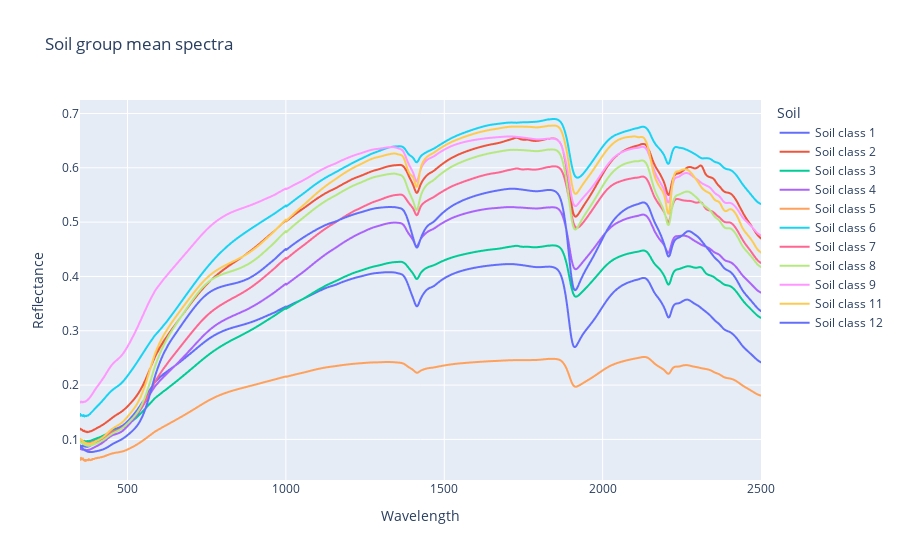

Write notebook code for a chart like this one.
### Code cell
# Create the plot
fig = px.line(df_soil_group, x='Wavelength', y='Reflectance', color='Soil', title='Soil group mean spectra')
fig.show()

### Figure 1 — Plotly figure (JSON) as saved in the notebook; plotly's stock layout.template omitted (floating-point values rounded to 4 significant figures; data arrays with more than 128 entries replaced by an {"elided": "..."} marker saying what was removed)
{"data": [{"hovertemplate": "Soil=Soil class 1<br>Wavelength=%{x}<br>Reflectance=%{y}<extra></extra>", "legendgroup": "Soil class 1", "line": {"color": "#636efa", "dash": "solid"}, "marker": {"symbol": "circle"}, "mode": "lines", "name": "Soil class 1", "showlegend": true, "type": "scattergl", "x": {"elided": "2151 float values"}, "xaxis": "x", "y": {"elided": "2151 float values"}, "yaxis": "y"}, {"hovertemplate": "Soil=Soil class 2<br>Wavelength=%{x}<br>Reflectance=%{y}<extra></extra>", "legendgroup": "Soil class 2", "line": {"color": "#EF553B", "dash": "solid"}, "marker": {"symbol": "circle"}, "mode": "lines", "name": "Soil class 2", "showlegend": true, "type": "scattergl", "x": {"elided": "2151 float values"}, "xaxis": "x", "y": {"elided": "2151 float values"}, "yaxis": "y"}, {"hovertemplate": "Soil=Soil class 3<br>Wavelength=%{x}<br>Reflectance=%{y}<extra></extra>", "legendgroup": "Soil class 3", "line": {"color": "#00cc96", "dash": "solid"}, "marker": {"symbol": "circle"}, "mode": "lines", "name": "Soil class 3", "showlegend": true, "type": "scattergl", "x": {"elided": "2151 float values"}, "xaxis": "x", "y": {"elided": "2151 float values"}, "yaxis": "y"}, {"hovertemplate": "Soil=Soil class 4<br>Wavelength=%{x}<br>Reflectance=%{y}<extra></extra>", "legendgroup": "Soil class 4", "line": {"color": "#ab63fa", "dash": "solid"}, "marker": {"symbol": "circle"}, "mode": "lines", "name": "Soil class 4", "showlegend": true, "type": "scattergl", "x": {"elided": "2151 float values"}, "xaxis": "x", "y": {"elided": "2151 float values"}, "yaxis": "y"}, {"hovertemplate": "Soil=Soil class 5<br>Wavelength=%{x}<br>Reflectance=%{y}<extra></extra>", "legendgroup": "Soil class 5", "line": {"color": "#FFA15A", "dash": "solid"}, "marker": {"symbol": "circle"}, "mode": "lines", "name": "Soil class 5", "showlegend": true, "type": "scattergl", "x": {"elided": "2151 float values"}, "xaxis": "x", "y": {"elided": "2151 float values"}, "yaxis": "y"}, {"hovertemplate": "Soil=Soil class 6<br>Wavelength=%{x}<br>Reflectance=%{y}<extra></extra>", "legendgroup": "Soil class 6", "line": {"color": "#19d3f3", "dash": "solid"}, "marker": {"symbol": "circle"}, "mode": "lines", "name": "Soil class 6", "showlegend": true, "type": "scattergl", "x": {"elided": "2151 float values"}, "xaxis": "x", "y": {"elided": "2151 float values"}, "yaxis": "y"}, {"hovertemplate": "Soil=Soil class 7<br>Wavelength=%{x}<br>Reflectance=%{y}<extra></extra>", "legendgroup": "Soil class 7", "line": {"color": "#FF6692", "dash": "solid"}, "marker": {"symbol": "circle"}, "mode": "lines", "name": "Soil class 7", "showlegend": true, "type": "scattergl", "x": {"elided": "2151 float values"}, "xaxis": "x", "y": {"elided": "2151 float values"}, "yaxis": "y"}, {"hovertemplate": "Soil=Soil class 8<br>Wavelength=%{x}<br>Reflectance=%{y}<extra></extra>", "legendgroup": "Soil class 8", "line": {"color": "#B6E880", "dash": "solid"}, "marker": {"symbol": "circle"}, "mode": "lines", "name": "Soil class 8", "showlegend": true, "type": "scattergl", "x": {"elided": "2151 float values"}, "xaxis": "x", "y": {"elided": "2151 float values"}, "yaxis": "y"}, {"hovertemplate": "Soil=Soil class 9<br>Wavelength=%{x}<br>Reflectance=%{y}<extra></extra>", "legendgroup": "Soil class 9", "line": {"color": "#FF97FF", "dash": "solid"}, "marker": {"symbol": "circle"}, "mode": "lines", "name": "Soil class 9", "showlegend": true, "type": "scattergl", "x": {"elided": "2151 float values"}, "xaxis": "x", "y": {"elided": "2151 float values"}, "yaxis": "y"}, {"hovertemplate": "Soil=Soil class 11<br>Wavelength=%{x}<br>Reflectance=%{y}<extra></extra>", "legendgroup": "Soil class 11", "line": {"color": "#FECB52", "dash": "solid"}, "marker": {"symbol": "circle"}, "mode": "lines", "name": "Soil class 11", "showlegend": true, "type": "scattergl", "x": {"elided": "2151 float values"}, "xaxis": "x", "y": {"elided": "2151 float values"}, "yaxis": "y"}, {"hovertemplate": "Soil=Soil class 12<br>Wavelength=%{x}<br>Reflectance=%{y}<extra></extra>", "legendgroup": "Soil class 12", "line": {"color": "#636efa", "dash": "solid"}, "marker": {"symbol": "circle"}, "mode": "lines", "name": "Soil class 12", "showlegend": true, "type": "scattergl", "x": {"elided": "2151 float values"}, "xaxis": "x", "y": {"elided": "2151 float values"}, "yaxis": "y"}], "layout": {"legend": {"title": {"text": "Soil"}, "tracegroupgap": 0}, "title": {"text": "Soil group mean spectra"}, "xaxis": {"anchor": "y", "domain": [0, 1], "title": {"text": "Wavelength"}}, "yaxis": {"anchor": "x", "domain": [0, 1], "title": {"text": "Reflectance"}}}}
